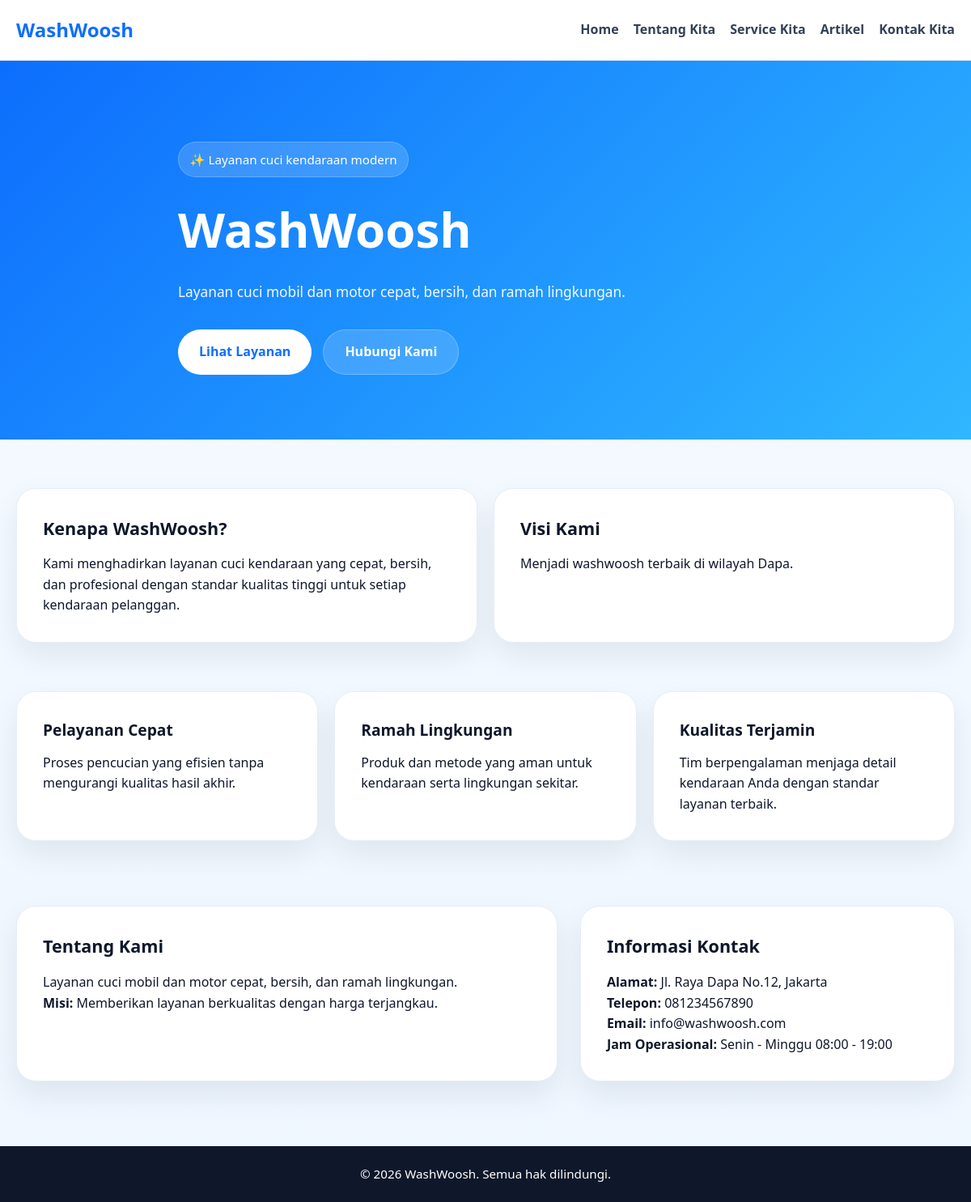
The app's page /Frontend/index.php with its own data.
### tables this page shows
CREATE TABLE tb_company_profile (
  id INT UNSIGNED AUTO_INCREMENT PRIMARY KEY,
  nama_perusahaan VARCHAR(150) NOT NULL,
  logo VARCHAR(255) DEFAULT NULL,
  alamat TEXT NOT NULL,
  no_telp VARCHAR(50) NOT NULL,
  email VARCHAR(100) NOT NULL,
  jam_operasional VARCHAR(100) NOT NULL,
  deskripsi TEXT,
  visi TEXT,
  misi TEXT,
  updated_at TIMESTAMP NOT NULL DEFAULT CURRENT_TIMESTAMP ON UPDATE CURRENT_TIMESTAMP
);

### Frontend/includes/company_data.php (called while the page is built)
<?php
require_once dirname(__DIR__, 2) . '/config/koneksi.php';
$company = [
    'id' => null,
    'nama_perusahaan' => 'WashWoosh',
    'logo' => null,
    'alamat' => 'Jl. Contoh No.123, Kecamatan Dapa',
    'no_telp' => '+62 812 3456 7890',
    'email' => 'info@washwoosh.com',
    'jam_operasional' => 'Senin - Minggu 08:00 - 19:00',
    'deskripsi' => 'Layanan cuci kendaraan modern yang cepat, bersih, dan ramah lingkungan.',
    'visi' => 'Menjadi layanan cuci kendaraan pilihan utama di kawasan kami.',
    'misi' => 'Memberikan layanan berkualitas dengan harga terjangkau dan pelayanan terbaik.'
];
try {
    $stmt = $pdo->query('SELECT * FROM tb_company_profile ORDER BY updated_at DESC LIMIT 1');
    $companyRow = $stmt->fetch();
    if ($companyRow) {
        $company = array_merge($company, $companyRow);
    }
} catch (PDOException $e) {
}
?>

### Frontend/index.php (the view, shortened to what this page needs)
<?php
require_once 'includes/company_data.php';
?>
<!DOCTYPE html>
<html lang="id">
<head>
    <link rel="stylesheet" href="assets/css/style.css">
</head>
<body>
    <header class="site-header">
        <div class="container header-inner">
            <a class="logo" href="index.php"><?= htmlspecialchars($company['nama_perusahaan'] ?? 'WashWoosh') ?></a>
            <nav class="site-nav">
                <a href="index.php">Home</a>
                <a href="tentang.php">Tentang Kita</a>
                <a href="service.php">Service Kita</a>
                <a href="artikel.php">Artikel</a>
                <a href="kontak.php">Kontak Kita</a>
            </nav>
        </div>
    </header>
    <main>
        <section class="hero">
            <div class="container hero-content">
                <span class="hero-badge">✨ Layanan cuci kendaraan modern</span>
                <h1><?= htmlspecialchars($company['nama_perusahaan'] ?? 'WashWoosh') ?></h1>
                <p><?= htmlspecialchars($company['deskripsi'] ?? 'Solusi lengkap untuk mencuci kendaraan Anda dengan cepat, bersih, dan ramah lingkungan.') ?></p>
                <div class="hero-actions">
                    <a class="btn btn-primary" href="service.php">Lihat Layanan</a>
                    <a class="btn btn-secondary" href="kontak.php">Hubungi Kami</a>
                </div>
            </div>
        </section>
        <section class="overview container">
            <div class="card">
                <h2>Kenapa <?= htmlspecialchars($company['nama_perusahaan'] ?? 'WashWoosh') ?>?</h2>
                <p>Kami menghadirkan layanan cuci kendaraan yang cepat, bersih, dan profesional dengan standar kualitas tinggi untuk setiap kendaraan pelanggan.</p>
            </div>
            <div class="card">
                <h2>Visi Kami</h2>
                <p><?= htmlspecialchars($company['visi'] ?? 'Menjadi layanan cuci kendaraan pilihan utama di kawasan kami.') ?></p>
            </div>
        </section>
        <section class="features container">
            <article class="feature-item">
                <h3>Pelayanan Cepat</h3>
                <p>Proses pencucian yang efisien tanpa mengurangi kualitas hasil akhir.</p>
            </article>
            <article class="feature-item">
                <h3>Ramah Lingkungan</h3>
                <p>Produk dan metode yang aman untuk kendaraan serta lingkungan sekitar.</p>
            </article>
            <article class="feature-item">
                <h3>Kualitas Terjamin</h3>
                <p>Tim berpengalaman menjaga detail kendaraan Anda dengan standar layanan terbaik.</p>
            </article>
        </section>
        <section class="container contact-grid">
            <div class="contact-card">
                <h2>Tentang Kami</h2>
                <p><?= htmlspecialchars($company['deskripsi'] ?? 'Layanan cuci kendaraan modern.') ?></p>
                <p><strong>Misi:</strong> <?= htmlspecialchars($company['misi'] ?? 'Memberikan layanan berkualitas dengan harga terjangkau.') ?></p>
            </div>
            <div class="contact-card">
                <h2>Informasi Kontak</h2>
                <p><strong>Alamat:</strong> <?= htmlspecialchars($company['alamat'] ?? '-') ?></p>
                <p><strong>Telepon:</strong> <?= htmlspecialchars($company['no_telp'] ?? '-') ?></p>
                <p><strong>Email:</strong> <?= htmlspecialchars($company['email'] ?? '-') ?></p>
                <p><strong>Jam Operasional:</strong> <?= htmlspecialchars($company['jam_operasional'] ?? '-') ?></p>
            </div>
        </section>
    </main>
    <footer class="site-footer">
        <div class="container">
            <p>&copy; <?= date('Y') ?> <?= htmlspecialchars($company['nama_perusahaan'] ?? 'WashWoosh') ?>. Semua hak dilindungi.</p>
        </div>
    </footer>
</body>
</html>

### Frontend/assets/css/style.css (style rules this page uses)
* { box-sizing: border-box; margin: 0; padding: 0; }
html, body { min-height: 100%; }
body { font-family: 'Segoe UI', Tahoma, Geneva, Verdana, sans-serif; color: #0f172a; background: linear-gradient(180deg, #f6fbff 0%, #eef6ff 100%); line-height: 1.6; min-height: 100vh; display: flex; flex-direction: column; }
.container { width: min(1160px, calc(100% - 40px)); margin: 0 auto; }
.site-header { background: rgba(255,255,255,0.95); backdrop-filter: blur(10px); border-bottom: 1px solid #e7eef7; position: sticky; top: 0; z-index: 10; }
.header-inner { display: flex; align-items: center; justify-content: space-between; gap: 24px; padding: 18px 0; }
.logo { font-size: 1.5rem; font-weight: 800; color: #0d6efd; text-decoration: none; }
.site-nav { display: flex; flex-wrap: wrap; gap: 18px; }
.site-nav a { color: #334155; text-decoration: none; font-weight: 600; transition: color 0.2s ease; }
.hero { background: linear-gradient(135deg, #0d6efd 0%, #2fb7ff 100%); color: #ffffff; padding: 100px 0 80px; }
.hero-content { max-width: 760px; }
.hero-badge { display: inline-block; padding: 0.55rem 0.85rem; background: rgba(255,255,255,0.16); border: 1px solid rgba(255,255,255,0.2); border-radius: 999px; margin-bottom: 16px; font-size: 0.95rem; }
.hero h1 { font-size: clamp(2.5rem, 5vw, 4rem); margin-bottom: 16px; font-weight: 800; }
.hero p { font-size: 1.08rem; margin-bottom: 32px; max-width: 680px; color: rgba(255,255,255,0.95); }
.hero-actions { display: flex; gap: 14px; flex-wrap: wrap; }
.btn { display: inline-flex; align-items: center; justify-content: center; padding: 14px 26px; border-radius: 999px; text-decoration: none; font-weight: 700; }
.btn-primary { background: #ffffff; color: #0d6efd; }
.btn-secondary { background: rgba(255,255,255,0.16); color: #ffffff; border: 1px solid rgba(255,255,255,0.24); }
.overview { display: grid; grid-template-columns: repeat(auto-fit, minmax(260px, 1fr)); gap: 20px; margin: 60px auto; }
.card, .feature-item, .contact-card { background: #ffffff; border: 1px solid #e7eef7; border-radius: 24px; padding: 32px; box-shadow: 0 16px 36px rgba(15, 23, 42, 0.08); }
.card h2, .contact-card h2 { font-size: 1.35rem; margin-bottom: 14px; }
.features { display: grid; grid-template-columns: repeat(auto-fit, minmax(240px, 1fr)); gap: 20px; margin-bottom: 80px; }
.feature-item h3 { font-size: 1.2rem; margin-bottom: 12px; }
.site-footer { background: #0f172a; color: #ffffff; padding: 22px 0; margin-top: auto; }
.site-footer p { text-align: center; font-size: 0.95rem; }
.contact-grid { display: grid; grid-template-columns: 1.3fr 0.9fr; gap: 28px; margin-bottom: 80px; }

### records on screen
tb_company_profile: nama_perusahaan "WashWoosh", deskripsi "Layanan cuci mobil dan motor cepat, bersih, dan ramah lingkungan.", visi "Menjadi washwoosh terbaik di wilayah Dapa.", misi "Memberikan layanan berkualitas dengan harga terjangkau.", alamat "Jl. Raya Dapa No.12, Jakarta", no_telp "081234567890", email "info@washwoosh.com", jam_operasional "Senin - Minggu 08:00 - 19:00"
